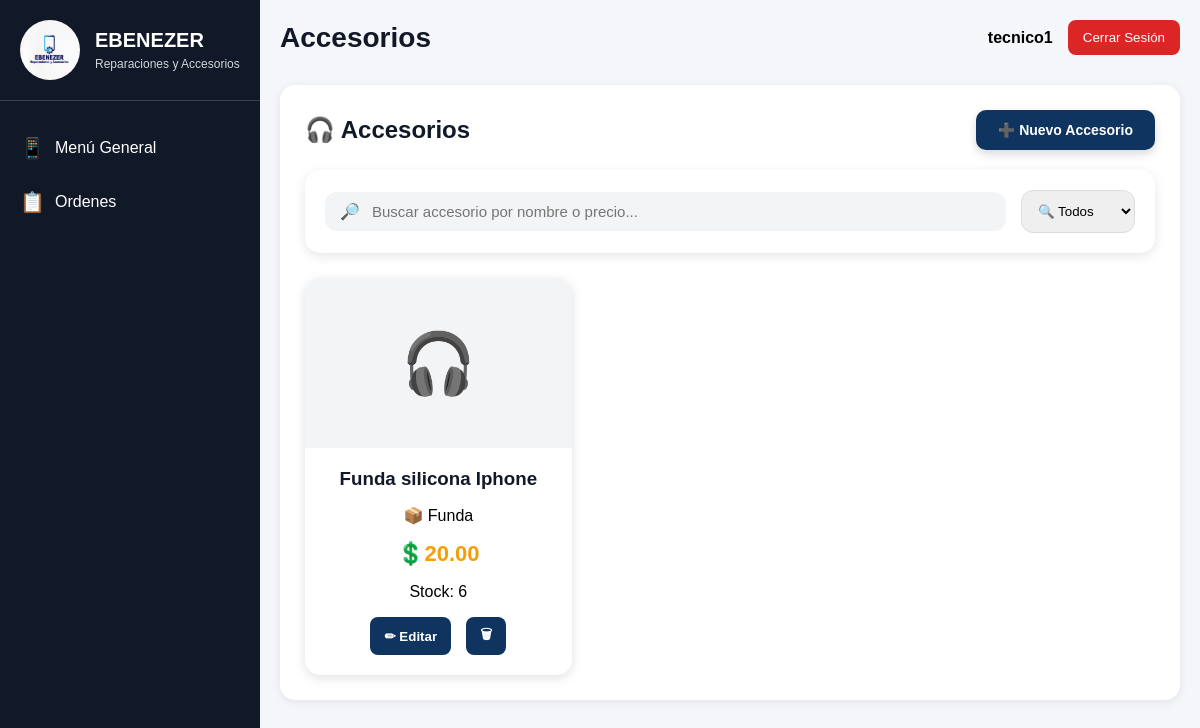
The app's page /accesorios/ (signed in) with its own data.
### sistema/models.py (models this page shows, shortened)
class Accesorio(models.Model):
    nombre = models.CharField(max_length=100)
    tipo = models.CharField(
        max_length=100
    )
    precio = models.DecimalField(
        max_digits=10,
        decimal_places=2
    )
    stock = models.IntegerField(default=0)
    imagen = models.ImageField(
        upload_to='accesorios/',
        blank=True,
        null=True
    )

### sistema/views.py (the view, shortened to what this page needs)
@login_required
def accesorios(request):
    accesorios = Accesorio.objects.all()
    context = {
        'accesorios': accesorios,
        **obtener_estadisticas()
    }
    return render(request, 'sistema/accesorios.html', context)

### sistema/context_processors.py (called while the page is built)
def estadisticas_globales(request):
    return obtener_estadisticas()

### sistema/Templates/sistema/accesorios.html (shortened to what this page needs)
{% extends 'sistema/base.html' %}
{% block title %}
Accesorios
{% endblock %}
{% block content %}
<div class="content-panel">
    <div class="panel-header">
        <h2>
            🎧 Accesorios
        </h2>
        <button
        class="btn-primary"
        onclick="abrirModalAccesorio()">
            ➕ Nuevo Accesorio
        </button>
    </div>
    <div class="inventory-search">
        <div class="search-box">
            🔎
            <input
            type="text"
            id="buscarAccesorio"
            placeholder="Buscar accesorio por nombre o precio...">
        </div>
        <select id="filtroAccesorio">
            <option value="todos">
                🔍 Todos
            </option>
        </select>
    </div>
    <div class="product-grid">
    {% for accesorio in accesorios %}
        <div class="product-card"
        data-nombre="{{ accesorio.nombre|lower }}"
        data-precio="{{ accesorio.precio }}"
        >
            {% if accesorio.imagen %}
                <img
                src="{{ accesorio.imagen.url }}"
                class="product-image">
            {% else %}
                <div class="no-image">
                    🎧
                </div>
            {% endif %}
            <div class="product-info">
                <h3>
                    {{ accesorio.nombre }}
                </h3>
                <p>
                    📦 {{ accesorio.tipo }}
                </p>
                <p class="price">
                    💲{{ accesorio.precio }}
                </p>
                <p>
                    Stock:
                    {{ accesorio.stock }}
                </p>
                <div class="card-actions">
                    <button
                    class="btn-edit"
                    onclick="abrirModalEditarAccesorio(
                    '{{ accesorio.id }}',
                    '{{ accesorio.nombre }}',
                    '{{ accesorio.tipo }}',
                    '{{ accesorio.precio }}',
                    '{{ accesorio.stock }}'
                    )">
                        ✏ Editar
                    </button>
                    <a href="{% url 'eliminar_accesorio' accesorio.id %}">
                        <button class="btn-delete">
                            🗑
                        </button>
                    </a>
                </div>
            </div>
        </div>
    {% endfor %}
    </div>
</div>
{% endblock %}

### sistema/Templates/sistema/base.html (shortened to what this page needs)
{% load static %}
<!DOCTYPE html>
<html lang="es">
<head>
    <link rel="stylesheet" href="{% static 'sistema/css/style.css' %}">
</head>
<body>
<div class="app-container">
    <div class="sidebar">
        <div class="sidebar-header">
            <img src="{% static 'sistema/img/logo.jpeg' %}" class="sidebar-logo">
            <div class="sidebar-logo-text">
                <h2>EBENEZER</h2>
                <p>Reparaciones y Accesorios</p>
            </div>
        </div>
        <div class="nav-menu">
        {% if request.user.groups.first.name == 'Tecnico' %}
        <a href="{% url 'dashboard_tecnico' %}" class="nav-item">
                <span class="nav-icon">📱</span>
                <span class="nav-text">Menú General</span>
        </a>
        <a href="{% url 'ordenes_tecnico' %}" class="nav-item">
            <span class="nav-icon">📋</span>
            <span class="nav-text">
            Ordenes
            </span>
        </a>
        {% endif %}
        </div>
   </div>
    <div class="main-content">
        <div class="top-header">
            <div class="page-title">
                {% block title %}{% endblock %}
            </div>
            <div class="user-info">
                <span class="user-name">{{ request.user.username }}</span>
                <a href="{% url 'logout' %}">
                    <button class="logout-btn">Cerrar Sesión</button>
                </a>
            </div>
        </div>
        {% block content %}
        {% endblock %}
           </div>
</div>
</body>
</html>

### sistema/static/sistema/css/style.css (style rules this page uses)
body { margin: 0; padding: 0; font-family: Arial, sans-serif; background: #f4f6f9; }
.app-container { display: flex; }
.sidebar { width: 260px; height: 100vh; background: #111827; position: fixed; left: 0; top: 0; color: white; overflow-y: auto; }
.sidebar-header { display: flex; align-items: center; padding: 20px; border-bottom: 1px solid #374151; }
.sidebar-logo { width: 60px; height: 60px; border-radius: 50%; margin-right: 15px; object-fit: cover; }
.sidebar-logo-text h2 { margin: 0; font-size: 20px; }
.sidebar-logo-text p { margin: 5px 0 0; font-size: 12px; color: #d1d5db; }
.nav-menu { padding-top: 20px; }
.nav-item { display: flex; align-items: center; padding: 15px 20px; color: white; text-decoration: none; transition: 0.3s; }
.nav-icon { margin-right: 10px; font-size: 20px; }
.main-content { margin-left: 260px; width: calc(100% - 260px); padding: 20px; }
.top-header { display: flex; justify-content: space-between; align-items: center; margin-bottom: 30px; }
.page-title { font-size: 28px; font-weight: bold; color: #111827; }
.user-info { display: flex; align-items: center; }
.user-name { margin-right: 15px; font-weight: bold; }
.logout-btn { background: #dc2626; color: white; border: none; padding: 10px 15px; border-radius: 8px; cursor: pointer; }
.content-panel { background: white; border-radius: 15px; padding: 25px; box-shadow: 0 2px 10px rgba(0,0,0,0.08); }
.panel-header { margin-bottom: 20px; }
.panel-header h2 { margin: 0; color: #111827; }
.btn-primary { background: #0f3460; color: white; border: none; padding: 12px 22px; border-radius: 10px; cursor: pointer; font-size: 14px; font-weight: 600; transition: 0.3s ease; box-shadow: 0 4px 10px rgba(0,0,0,0.15); }
.btn-edit { background: #0f3460; color: white; border: none; padding: 8px 14px; border-radius: 8px; cursor: pointer; font-weight: bold; margin-right: 5px; transition: 0.3s; }
.btn-delete { background: #0f3460; color: white; border: none; padding: 8px 14px; border-radius: 8px; cursor: pointer; font-weight: bold; transition: 0.3s; }
.panel-header { display: flex; justify-content: space-between; align-items: center; margin-bottom: 20px; }
.product-grid { display: grid !important; grid-template-columns: repeat(auto-fill, minmax(260px, 1fr)) !important; gap: 25px; width: 100%; margin-top:20px; }
.product-card { background:white; border-radius:15px; overflow:hidden; box-shadow:0 3px 12px rgba(0,0,0,0.12); transition:0.3s; width:100%; }
.no-image { height:170px; display:flex; align-items:center; justify-content:center; font-size:60px; background:#f3f4f6; }
.product-info { padding:20px; text-align:center; }
.product-info h3 { margin:0; color:#111827; }
.price { color:#f59e0b; font-size:22px; font-weight:bold; margin:15px 0; }
.card-actions { display:flex; justify-content:center; gap:10px; margin-top:15px; }
.content-panel { width:100% !important; box-sizing:border-box; }
.inventory-search { display:flex; gap:15px; background:white; padding:20px; border-radius:15px; margin-bottom:25px; box-shadow:0 3px 12px rgba(0,0,0,0.1); align-items:center; }
.search-box { flex:1; display:flex; align-items:center; gap:10px; background:#f3f4f6; padding:10px 15px; border-radius:12px; }
.search-box input { border:none; outline:none; background:transparent; width:100%; font-size:15px; }
.inventory-search select { padding:12px; border-radius:12px; border:1px solid #ddd; outline:none; cursor:pointer; }

### records on screen
Accesorio: nombre "Funda silicona Iphone", tipo "Funda", precio "20.00", stock "6"

### other values on screen
{{ request.user.username }} "tecnico1"
